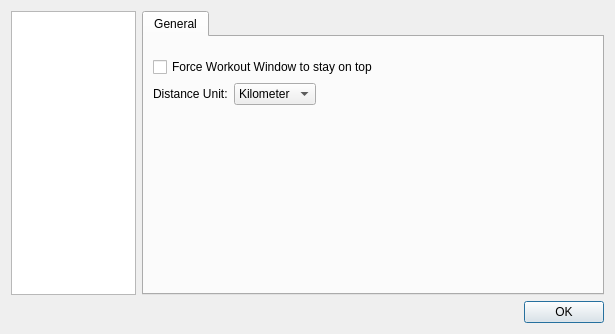
<?xml version="1.0" encoding="UTF-8"?>
<ui version="4.0">
 <class>DialogMainWindowConfig</class>
 <widget class="QDialog" name="DialogMainWindowConfig">
  <property name="geometry">
   <rect>
    <x>0</x>
    <y>0</y>
    <width>615</width>
    <height>314</height>
   </rect>
  </property>
  <property name="windowTitle">
   <string>Preferences</string>
  </property>
  <property name="styleSheet">
   <string notr="true">QLabel {
	color: black;
}
</string>
  </property>
  <layout class="QGridLayout" name="gridLayout">
   <item row="0" column="0" rowspan="2">
    <widget class="QListWidget" name="listWidget_settings">
     <property name="sizePolicy">
      <sizepolicy hsizetype="Minimum" vsizetype="Expanding">
       <horstretch>0</horstretch>
       <verstretch>0</verstretch>
      </sizepolicy>
     </property>
     <property name="minimumSize">
      <size>
       <width>125</width>
       <height>0</height>
      </size>
     </property>
     <property name="maximumSize">
      <size>
       <width>125</width>
       <height>16777215</height>
      </size>
     </property>
     <property name="editTriggers">
      <set>QAbstractItemView::NoEditTriggers</set>
     </property>
     <property name="showDropIndicator" stdset="0">
      <bool>false</bool>
     </property>
     <property name="iconSize">
      <size>
       <width>48</width>
       <height>48</height>
      </size>
     </property>
    </widget>
   </item>
   <item row="0" column="1" rowspan="2">
    <widget class="QStackedWidget" name="stackedWidget">
     <property name="currentIndex">
      <number>0</number>
     </property>
     <widget class="QWidget" name="page_general">
      <layout class="QVBoxLayout" name="verticalLayout_8">
       <property name="leftMargin">
        <number>0</number>
       </property>
       <property name="topMargin">
        <number>0</number>
       </property>
       <property name="rightMargin">
        <number>0</number>
       </property>
       <property name="bottomMargin">
        <number>0</number>
       </property>
       <item>
        <widget class="QTabWidget" name="tabWidget_4">
         <property name="currentIndex">
          <number>0</number>
         </property>
         <widget class="QWidget" name="tab_3">
          <attribute name="title">
           <string>General</string>
          </attribute>
          <layout class="QVBoxLayout" name="verticalLayout_7">
           <property name="topMargin">
            <number>20</number>
           </property>
           <item>
            <layout class="QHBoxLayout" name="horizontalLayout_9">
             <property name="spacing">
              <number>0</number>
             </property>
             <item>
              <widget class="QCheckBox" name="checkBox_forceOnTop">
               <property name="text">
                <string>Force Workout Window to stay on top</string>
               </property>
              </widget>
             </item>
             <item>
              <spacer name="horizontalSpacer_6">
               <property name="orientation">
                <enum>Qt::Horizontal</enum>
               </property>
               <property name="sizeHint" stdset="0">
                <size>
                 <width>1</width>
                 <height>1</height>
                </size>
               </property>
              </spacer>
             </item>
            </layout>
           </item>
           <item>
            <layout class="QHBoxLayout" name="horizontalLayout_8">
             <item>
              <widget class="QLabel" name="label_6">
               <property name="minimumSize">
                <size>
                 <width>60</width>
                 <height>0</height>
                </size>
               </property>
               <property name="text">
                <string>Distance Unit:</string>
               </property>
              </widget>
             </item>
             <item>
              <widget class="QComboBox" name="comboBox_distance">
               <item>
                <property name="text">
                 <string>Kilometer</string>
                </property>
               </item>
               <item>
                <property name="text">
                 <string>Mile</string>
                </property>
               </item>
              </widget>
             </item>
             <item>
              <spacer name="horizontalSpacer_5">
               <property name="orientation">
                <enum>Qt::Horizontal</enum>
               </property>
               <property name="sizeHint" stdset="0">
                <size>
                 <width>1</width>
                 <height>1</height>
                </size>
               </property>
              </spacer>
             </item>
            </layout>
           </item>
           <item>
            <spacer name="verticalSpacer_4">
             <property name="orientation">
              <enum>Qt::Vertical</enum>
             </property>
             <property name="sizeHint" stdset="0">
              <size>
               <width>20</width>
               <height>40</height>
              </size>
             </property>
            </spacer>
           </item>
          </layout>
         </widget>
        </widget>
       </item>
      </layout>
     </widget>
     <widget class="QWidget" name="page_ant">
      <layout class="QVBoxLayout" name="verticalLayout_2">
       <property name="leftMargin">
        <number>0</number>
       </property>
       <property name="topMargin">
        <number>0</number>
       </property>
       <property name="rightMargin">
        <number>0</number>
       </property>
       <property name="bottomMargin">
        <number>0</number>
       </property>
       <item>
        <widget class="QTabWidget" name="tabWidget_2">
         <property name="currentIndex">
          <number>0</number>
         </property>
         <widget class="QWidget" name="tab_ant">
          <attribute name="title">
           <string>ANT+</string>
          </attribute>
          <layout class="QVBoxLayout" name="verticalLayout_4">
           <property name="topMargin">
            <number>20</number>
           </property>
           <item>
            <layout class="QHBoxLayout" name="horizontalLayout_10">
             <property name="spacing">
              <number>0</number>
             </property>
             <item>
              <widget class="QCheckBox" name="checkBox_controlTrainer">
               <property name="text">
                <string>Control Trainer Resistance (FE-C Trainer)</string>
               </property>
              </widget>
             </item>
             <item>
              <spacer name="horizontalSpacer_7">
               <property name="orientation">
                <enum>Qt::Horizontal</enum>
               </property>
               <property name="sizeHint" stdset="0">
                <size>
                 <width>1</width>
                 <height>1</height>
                </size>
               </property>
              </spacer>
             </item>
            </layout>
           </item>
           <item>
            <spacer name="verticalSpacer_2">
             <property name="orientation">
              <enum>Qt::Vertical</enum>
             </property>
             <property name="sizeHint" stdset="0">
              <size>
               <width>20</width>
               <height>40</height>
              </size>
             </property>
            </spacer>
           </item>
          </layout>
         </widget>
         <widget class="QWidget" name="tab">
          <attribute name="title">
           <string>Pairing</string>
          </attribute>
          <layout class="QVBoxLayout" name="verticalLayout_9">
           <property name="topMargin">
            <number>20</number>
           </property>
           <item>
            <widget class="QCheckBox" name="checkBox_stopPairingOnFound">
             <property name="text">
              <string>Stop Pairing when a single device is found</string>
             </property>
             <property name="autoExclusive">
              <bool>true</bool>
             </property>
            </widget>
           </item>
           <item>
            <layout class="QHBoxLayout" name="horizontalLayout_7">
             <item>
              <widget class="QCheckBox" name="checkBox_pairNbOfSeconds">
               <property name="text">
                <string>Look for multiple devices during</string>
               </property>
               <property name="autoExclusive">
                <bool>true</bool>
               </property>
              </widget>
             </item>
             <item>
              <widget class="QComboBox" name="comboBox_timePairingSec">
               <item>
                <property name="text">
                 <string>1</string>
                </property>
               </item>
               <item>
                <property name="text">
                 <string>2</string>
                </property>
               </item>
               <item>
                <property name="text">
                 <string>3</string>
                </property>
               </item>
               <item>
                <property name="text">
                 <string>4</string>
                </property>
               </item>
               <item>
                <property name="text">
                 <string>5</string>
                </property>
               </item>
               <item>
                <property name="text">
                 <string>6</string>
                </property>
               </item>
               <item>
                <property name="text">
                 <string>7</string>
                </property>
               </item>
               <item>
                <property name="text">
                 <string>8</string>
                </property>
               </item>
               <item>
                <property name="text">
                 <string>9</string>
                </property>
               </item>
               <item>
                <property name="text">
                 <string>10</string>
                </property>
               </item>
              </widget>
             </item>
             <item>
              <widget class="QLabel" name="label_8">
               <property name="text">
                <string>seconds</string>
               </property>
              </widget>
             </item>
             <item>
              <spacer name="horizontalSpacer_3">
               <property name="orientation">
                <enum>Qt::Horizontal</enum>
               </property>
               <property name="sizeHint" stdset="0">
                <size>
                 <width>40</width>
                 <height>20</height>
                </size>
               </property>
              </spacer>
             </item>
            </layout>
           </item>
           <item>
            <spacer name="verticalSpacer_5">
             <property name="orientation">
              <enum>Qt::Vertical</enum>
             </property>
             <property name="sizeHint" stdset="0">
              <size>
               <width>20</width>
               <height>134</height>
              </size>
             </property>
            </spacer>
           </item>
          </layout>
         </widget>
        </widget>
       </item>
      </layout>
     </widget>
     <widget class="QWidget" name="page_folder">
      <layout class="QVBoxLayout" name="verticalLayout">
       <property name="leftMargin">
        <number>0</number>
       </property>
       <property name="topMargin">
        <number>0</number>
       </property>
       <property name="rightMargin">
        <number>0</number>
       </property>
       <property name="bottomMargin">
        <number>0</number>
       </property>
       <item>
        <widget class="QTabWidget" name="tabWidget">
         <property name="currentIndex">
          <number>0</number>
         </property>
         <widget class="QWidget" name="tab_5">
          <attribute name="title">
           <string>Folders</string>
          </attribute>
          <layout class="QVBoxLayout" name="verticalLayout_3">
           <property name="leftMargin">
            <number>9</number>
           </property>
           <property name="topMargin">
            <number>20</number>
           </property>
           <property name="rightMargin">
            <number>9</number>
           </property>
           <property name="bottomMargin">
            <number>9</number>
           </property>
           <item>
            <layout class="QHBoxLayout" name="horizontalLayout">
             <item>
              <widget class="QLabel" name="label_2">
               <property name="sizePolicy">
                <sizepolicy hsizetype="Minimum" vsizetype="Preferred">
                 <horstretch>0</horstretch>
                 <verstretch>0</verstretch>
                </sizepolicy>
               </property>
               <property name="minimumSize">
                <size>
                 <width>60</width>
                 <height>0</height>
                </size>
               </property>
               <property name="text">
                <string>Workouts:</string>
               </property>
              </widget>
             </item>
             <item>
              <widget class="QLineEdit" name="lineEdit_workoutDir"/>
             </item>
             <item>
              <widget class="QPushButton" name="pushButton_browseWorkoutDir">
               <property name="text">
                <string>Browse...</string>
               </property>
              </widget>
             </item>
            </layout>
           </item>
           <item>
            <layout class="QHBoxLayout" name="horizontalLayout_4">
             <item>
              <widget class="QLabel" name="label_courseTxt">
               <property name="sizePolicy">
                <sizepolicy hsizetype="Minimum" vsizetype="Preferred">
                 <horstretch>0</horstretch>
                 <verstretch>0</verstretch>
                </sizepolicy>
               </property>
               <property name="minimumSize">
                <size>
                 <width>60</width>
                 <height>0</height>
                </size>
               </property>
               <property name="text">
                <string>Courses</string>
               </property>
              </widget>
             </item>
             <item>
              <widget class="QLineEdit" name="lineEdit_courseDir"/>
             </item>
             <item>
              <widget class="QPushButton" name="pushButton_browseCourseDir">
               <property name="text">
                <string>Browse...</string>
               </property>
              </widget>
             </item>
            </layout>
           </item>
           <item>
            <layout class="QHBoxLayout" name="horizontalLayout_2">
             <item>
              <widget class="QLabel" name="label_4">
               <property name="sizePolicy">
                <sizepolicy hsizetype="Minimum" vsizetype="Preferred">
                 <horstretch>0</horstretch>
                 <verstretch>0</verstretch>
                </sizepolicy>
               </property>
               <property name="minimumSize">
                <size>
                 <width>60</width>
                 <height>0</height>
                </size>
               </property>
               <property name="text">
                <string>History:</string>
               </property>
              </widget>
             </item>
             <item>
              <widget class="QLineEdit" name="lineEdit_historyDir"/>
             </item>
             <item>
              <widget class="QPushButton" name="pushButton_browseHistoryDir">
               <property name="text">
                <string>Browse...</string>
               </property>
              </widget>
             </item>
            </layout>
           </item>
           <item>
            <spacer name="verticalSpacer">
             <property name="orientation">
              <enum>Qt::Vertical</enum>
             </property>
             <property name="sizeHint" stdset="0">
              <size>
               <width>20</width>
               <height>40</height>
              </size>
             </property>
            </spacer>
           </item>
          </layout>
         </widget>
        </widget>
       </item>
      </layout>
     </widget>
     <widget class="QWidget" name="page_upload">
      <layout class="QVBoxLayout" name="verticalLayout_5">
       <property name="leftMargin">
        <number>0</number>
       </property>
       <property name="topMargin">
        <number>0</number>
       </property>
       <property name="rightMargin">
        <number>0</number>
       </property>
       <property name="bottomMargin">
        <number>0</number>
       </property>
       <item>
        <widget class="QTabWidget" name="tabWidget_3">
         <widget class="QWidget" name="tab_2">
          <attribute name="title">
           <string>Auto Upload</string>
          </attribute>
          <layout class="QVBoxLayout" name="verticalLayout_6">
           <property name="spacing">
            <number>12</number>
           </property>
           <property name="topMargin">
            <number>20</number>
           </property>
           <item>
            <widget class="QGroupBox" name="groupBox">
             <property name="font">
              <font>
               <weight>75</weight>
               <bold>true</bold>
              </font>
             </property>
             <property name="title">
              <string>Strava</string>
             </property>
             <layout class="QHBoxLayout" name="horizontalLayout_5">
              <property name="topMargin">
               <number>5</number>
              </property>
              <property name="bottomMargin">
               <number>9</number>
              </property>
              <item>
               <widget class="FaderLabel" name="label_connectStrava">
                <property name="minimumSize">
                 <size>
                  <width>172</width>
                  <height>32</height>
                 </size>
                </property>
                <property name="text">
                 <string/>
                </property>
               </widget>
              </item>
              <item>
               <widget class="FaderLabel" name="label_stravaUnlink">
                <property name="text">
                 <string>Unlink</string>
                </property>
                <property name="textFormat">
                 <enum>Qt::RichText</enum>
                </property>
               </widget>
              </item>
              <item>
               <spacer name="horizontalSpacer_2">
                <property name="orientation">
                 <enum>Qt::Horizontal</enum>
                </property>
                <property name="sizeHint" stdset="0">
                 <size>
                  <width>40</width>
                  <height>20</height>
                 </size>
                </property>
               </spacer>
              </item>
              <item>
               <widget class="QCheckBox" name="checkBox_stravaPrivate">
                <property name="text">
                 <string>Upload Activity as Private</string>
                </property>
               </widget>
              </item>
             </layout>
            </widget>
           </item>
           <item>
            <widget class="QGroupBox" name="groupBox_3">
             <property name="font">
              <font>
               <weight>75</weight>
               <bold>true</bold>
              </font>
             </property>
             <property name="title">
              <string>TrainingPeaks</string>
             </property>
             <layout class="QHBoxLayout" name="horizontalLayout_12">
              <property name="topMargin">
               <number>5</number>
              </property>
              <property name="bottomMargin">
               <number>9</number>
              </property>
              <item>
               <widget class="FaderLabel" name="label_connectTrainingPeaks">
                <property name="minimumSize">
                 <size>
                  <width>172</width>
                  <height>32</height>
                 </size>
                </property>
                <property name="text">
                 <string/>
                </property>
               </widget>
              </item>
              <item>
               <widget class="FaderLabel" name="label_TrainingPeaksUnlink">
                <property name="text">
                 <string>Unlink</string>
                </property>
                <property name="textFormat">
                 <enum>Qt::RichText</enum>
                </property>
               </widget>
              </item>
              <item>
               <spacer name="horizontalSpacer_4">
                <property name="orientation">
                 <enum>Qt::Horizontal</enum>
                </property>
                <property name="sizeHint" stdset="0">
                 <size>
                  <width>40</width>
                  <height>20</height>
                 </size>
                </property>
               </spacer>
              </item>
              <item>
               <widget class="QCheckBox" name="checkBox_trainingPeaksPrivate">
                <property name="text">
                 <string>Upload Activity as Private</string>
                </property>
               </widget>
              </item>
             </layout>
            </widget>
           </item>
           <item>
            <widget class="QGroupBox" name="groupBox_2">
             <property name="font">
              <font>
               <weight>75</weight>
               <bold>true</bold>
              </font>
             </property>
             <property name="title">
              <string>SelfLoops</string>
             </property>
             <layout class="QHBoxLayout" name="horizontalLayout_6">
              <property name="topMargin">
               <number>9</number>
              </property>
              <property name="bottomMargin">
               <number>9</number>
              </property>
              <item>
               <widget class="QLabel" name="label">
                <property name="text">
                 <string>Email</string>
                </property>
               </widget>
              </item>
              <item>
               <widget class="QLineEdit" name="lineEdit_userSelfloops"/>
              </item>
              <item>
               <widget class="QLabel" name="label_5">
                <property name="text">
                 <string>Password</string>
                </property>
               </widget>
              </item>
              <item>
               <widget class="QLineEdit" name="lineEdit_pwSelfloops">
                <property name="echoMode">
                 <enum>QLineEdit::Password</enum>
                </property>
               </widget>
              </item>
             </layout>
            </widget>
           </item>
           <item>
            <spacer name="verticalSpacer_3">
             <property name="orientation">
              <enum>Qt::Vertical</enum>
             </property>
             <property name="sizeHint" stdset="0">
              <size>
               <width>20</width>
               <height>40</height>
              </size>
             </property>
            </spacer>
           </item>
          </layout>
         </widget>
        </widget>
       </item>
      </layout>
     </widget>
    </widget>
   </item>
   <item row="2" column="0" colspan="2">
    <widget class="QDialogButtonBox" name="buttonBox">
     <property name="orientation">
      <enum>Qt::Horizontal</enum>
     </property>
     <property name="standardButtons">
      <set>QDialogButtonBox::Ok</set>
     </property>
    </widget>
   </item>
  </layout>
 </widget>
 <customwidgets>
  <customwidget>
   <class>FaderLabel</class>
   <extends>QLabel</extends>
   <header>faderlabel.h</header>
  </customwidget>
 </customwidgets>
 <resources/>
 <connections>
  <connection>
   <sender>buttonBox</sender>
   <signal>accepted()</signal>
   <receiver>DialogMainWindowConfig</receiver>
   <slot>accept()</slot>
   <hints>
    <hint type="sourcelabel">
     <x>248</x>
     <y>254</y>
    </hint>
    <hint type="destinationlabel">
     <x>157</x>
     <y>274</y>
    </hint>
   </hints>
  </connection>
  <connection>
   <sender>buttonBox</sender>
   <signal>rejected()</signal>
   <receiver>DialogMainWindowConfig</receiver>
   <slot>reject()</slot>
   <hints>
    <hint type="sourcelabel">
     <x>316</x>
     <y>260</y>
    </hint>
    <hint type="destinationlabel">
     <x>286</x>
     <y>274</y>
    </hint>
   </hints>
  </connection>
 </connections>
</ui>
